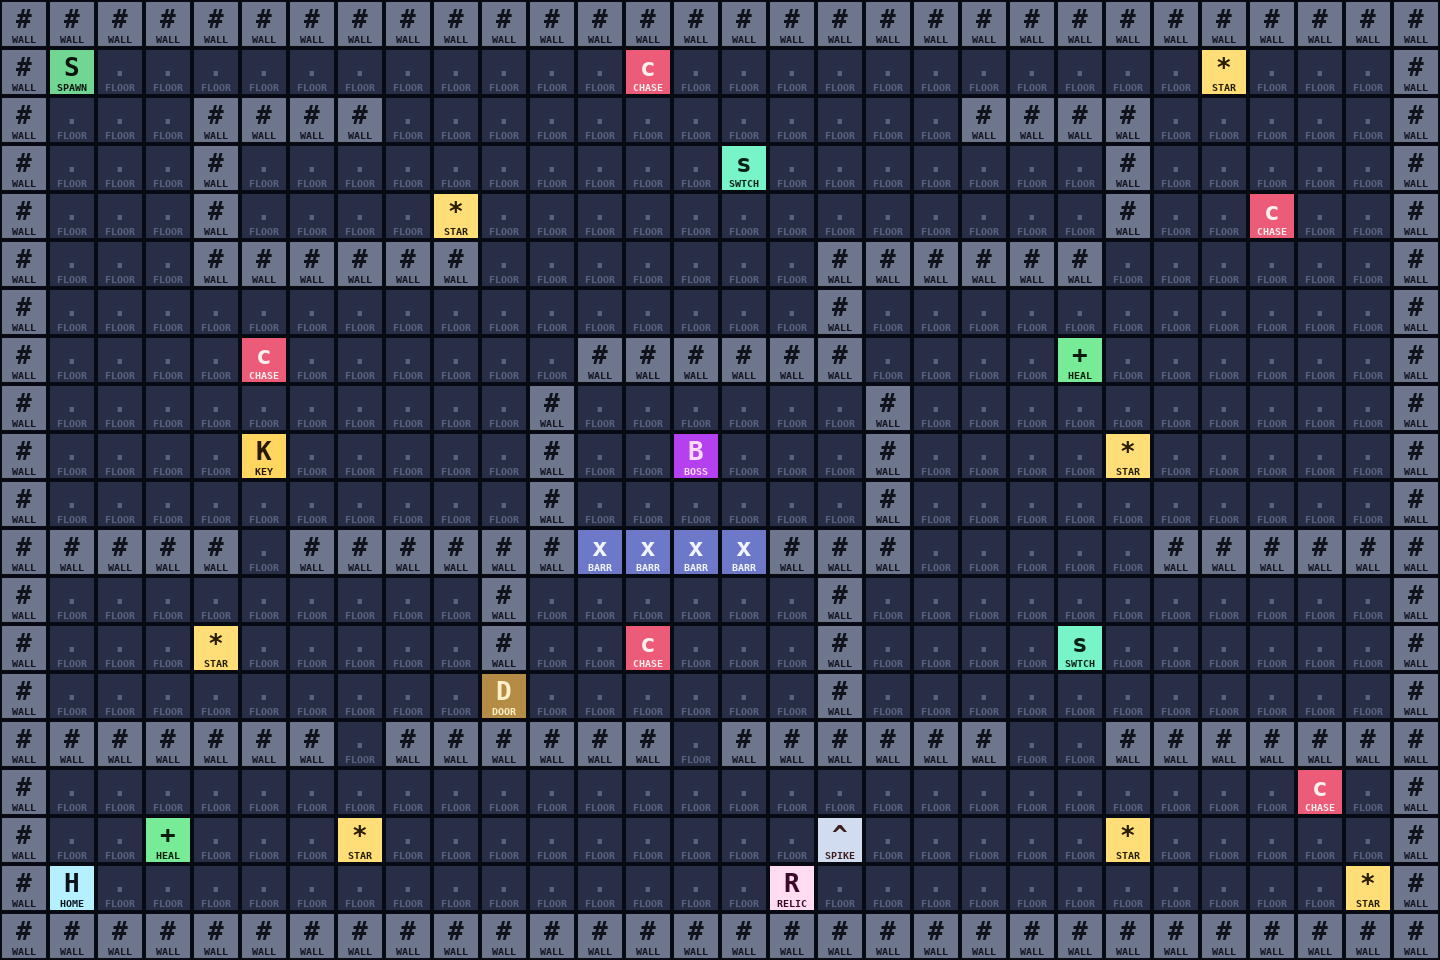

This game map was drawn from its Tiled (.tmx) file and the tilesets committed beside it. A one-line description and the full map source follow:
An orthogonal 30x20 tile map with 48x48 px tiles, 1 tile layer (ground).

<map version="1.10" tiledversion="1.10" orientation="orthogonal" renderorder="right-down" width="30" height="20" tilewidth="48" tileheight="48" infinite="0">
 <tileset firstgid="1" source="tileset.tsx" />
 <layer id="1" name="ground" width="30" height="20">
  <data encoding="csv">
1,1,1,1,1,1,1,1,1,1,1,1,1,1,1,1,1,1,1,1,1,1,1,1,1,1,1,1,1,1,
1,3,2,2,2,2,2,2,2,2,2,2,2,12,2,2,2,2,2,2,2,2,2,2,2,14,2,2,2,1,
1,2,2,2,1,1,1,1,2,2,2,2,2,2,2,2,2,2,2,2,1,1,1,1,2,2,2,2,2,1,
1,2,2,2,1,2,2,2,2,2,2,2,2,2,2,18,2,2,2,2,2,2,2,1,2,2,2,2,2,1,
1,2,2,2,1,2,2,2,2,14,2,2,2,2,2,2,2,2,2,2,2,2,2,1,2,2,12,2,2,1,
1,2,2,2,1,1,1,1,1,1,2,2,2,2,2,2,2,1,1,1,1,1,1,2,2,2,2,2,2,1,
1,2,2,2,2,2,2,2,2,2,2,2,2,2,2,2,2,1,2,2,2,2,2,2,2,2,2,2,2,1,
1,2,2,2,2,12,2,2,2,2,2,2,1,1,1,1,1,1,2,2,2,2,15,2,2,2,2,2,2,1,
1,2,2,2,2,2,2,2,2,2,2,1,2,2,2,2,2,2,1,2,2,2,2,2,2,2,2,2,2,1,
1,2,2,2,2,16,2,2,2,2,2,1,2,2,11,2,2,2,1,2,2,2,2,14,2,2,2,2,2,1,
1,2,2,2,2,2,2,2,2,2,2,1,2,2,2,2,2,2,1,2,2,2,2,2,2,2,2,2,2,1,
1,1,1,1,1,2,1,1,1,1,1,1,19,19,19,19,1,1,1,2,2,2,2,2,1,1,1,1,1,1,
1,2,2,2,2,2,2,2,2,2,1,2,2,2,2,2,2,1,2,2,2,2,2,2,2,2,2,2,2,1,
1,2,2,2,14,2,2,2,2,2,1,2,2,12,2,2,2,1,2,2,2,2,18,2,2,2,2,2,2,1,
1,2,2,2,2,2,2,2,2,2,17,2,2,2,2,2,2,1,2,2,2,2,2,2,2,2,2,2,2,1,
1,1,1,1,1,1,1,2,1,1,1,1,1,1,2,1,1,1,1,1,1,2,2,1,1,1,1,1,1,1,
1,2,2,2,2,2,2,2,2,2,2,2,2,2,2,2,2,2,2,2,2,2,2,2,2,2,2,12,2,1,
1,2,2,15,2,2,2,14,2,2,2,2,2,2,2,2,2,20,2,2,2,2,2,14,2,2,2,2,2,1,
1,7,2,2,2,2,2,2,2,2,2,2,2,2,2,2,10,2,2,2,2,2,2,2,2,2,2,2,14,1,
1,1,1,1,1,1,1,1,1,1,1,1,1,1,1,1,1,1,1,1,1,1,1,1,1,1,1,1,1,1
  </data>
 </layer>
</map>
